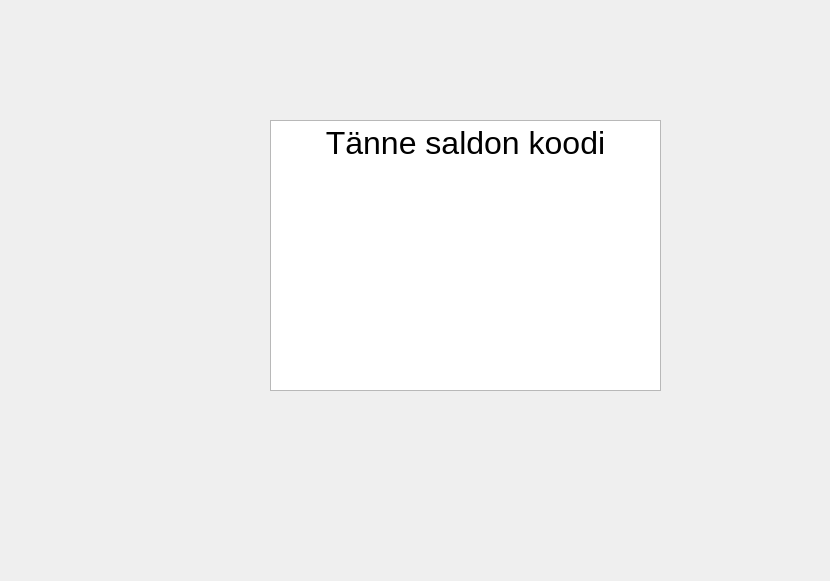
<?xml version="1.0" encoding="UTF-8"?>
<ui version="4.0">
 <class>Saldo</class>
 <widget class="QDialog" name="Saldo">
  <property name="geometry">
   <rect>
    <x>0</x>
    <y>0</y>
    <width>830</width>
    <height>581</height>
   </rect>
  </property>
  <property name="windowTitle">
   <string>Dialog</string>
  </property>
  <widget class="QTextEdit" name="textEdit">
   <property name="geometry">
    <rect>
     <x>270</x>
     <y>120</y>
     <width>391</width>
     <height>271</height>
    </rect>
   </property>
   <property name="html">
    <string>&lt;!DOCTYPE HTML PUBLIC &quot;-//W3C//DTD HTML 4.0//EN&quot; &quot;http://www.w3.org/TR/REC-html40/strict.dtd&quot;&gt;
&lt;html&gt;&lt;head&gt;&lt;meta name=&quot;qrichtext&quot; content=&quot;1&quot; /&gt;&lt;meta charset=&quot;utf-8&quot; /&gt;&lt;style type=&quot;text/css&quot;&gt;
p, li { white-space: pre-wrap; }
hr { height: 1px; border-width: 0; }
&lt;/style&gt;&lt;/head&gt;&lt;body style=&quot; font-family:'Segoe UI'; font-size:9pt; font-weight:400; font-style:normal;&quot;&gt;
&lt;p align=&quot;center&quot; style=&quot; margin-top:0px; margin-bottom:0px; margin-left:0px; margin-right:0px; -qt-block-indent:0; text-indent:0px;&quot;&gt;&lt;span style=&quot; font-size:24pt;&quot;&gt;Tänne saldon koodi&lt;/span&gt;&lt;/p&gt;&lt;/body&gt;&lt;/html&gt;</string>
   </property>
  </widget>
 </widget>
 <resources/>
 <connections/>
</ui>
